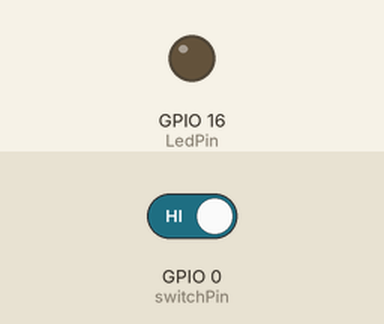
Bench run of a sketch on a simulated ESP8266 (NodeMCU). On the bench: output pins drawn as LEDs (lit = HIGH). The inputs (shaded band) are chosen by the test bench; at power-on: GPIO 0 (switchPin) HIGH. WiFi joins after 1.5 s; servers stay silent unless stated; the Firebase database answers and starts empty; what the sketch prints to the serial monitor is not drawn.

Above: at 2.7 s.
2.8 s: GPIO 0 (switchPin) driven LOW
At 6.3 s:
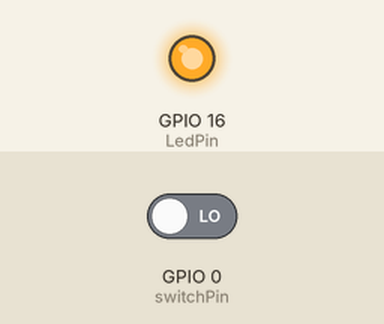
7.0 s: GPIO 0 (switchPin) driven HIGH
At 10.0 s:
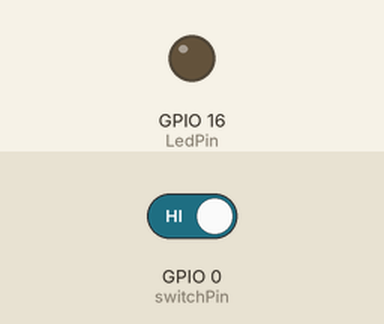
Timing chart, 0 to 11.5 s (numbered marks = the images above; inputs shaded):
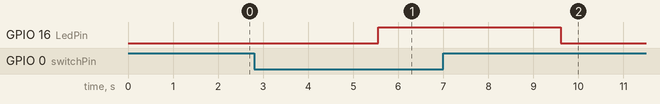

The sketch:

FinalTry.ino
```cpp
#include <ESP8266WiFi.h>
#include <FirebaseArduino.h>

// FirebaseDemo_ESP8266 is a sample that demo the different functions
// of the FirebaseArduino API.

#include <ESP8266WiFi.h>
#include <FirebaseArduino.h>

// Set these to run example.
#define FIREBASE_HOST "nodemcu-ba0ec.firebaseio.com"
#define FIREBASE_AUTH "ROYIVerXdetj0VKCnlrRCpVwgUeBRL8V1mtUUAMV"
#define WIFI_SSID "505"
#define WIFI_PASSWORD "arcticmonkeys"


int switchPin = 0;
int LedPin = 16;
int switchValue;


void setup() {
  Serial.begin(9600);

  pinMode(LedPin, OUTPUT);
  pinMode(switchPin, INPUT_PULLUP);


  // connect to wifi.
  WiFi.begin(WIFI_SSID, WIFI_PASSWORD);
  Serial.print("connecting");
  while (WiFi.status() != WL_CONNECTED) {
    Serial.print(".");
    delay(500);
  }
  Serial.println();
  Serial.print("connected: ");
  Serial.println(WiFi.localIP());

  Firebase.begin(FIREBASE_HOST, FIREBASE_AUTH);
}

int n = 0;

void loop() {

   // Read the switch value
  switchValue = digitalRead(switchPin);
  /* Set the LED output pin the opposit of what is read on the switch
   * input pin
   */
  digitalWrite(LedPin, !switchValue);

   Serial.println(switchValue);
   //delay(1000);
  // set value
  Firebase.setFloat("number", switchValue);
  // handle error
  if (Firebase.failed()) {
      Serial.print("setting /number failed:");
      Serial.println(Firebase.error());
      return;
  }
 // delay(1000);

  // update value
  Firebase.setFloat("number",switchValue);
  // handle error
  if (Firebase.failed()) {
      Serial.print("setting /number failed:");
      Serial.println(Firebase.error());
      return;
  }
  delay(1000);

  // get value
  Serial.print("number: ");
  Serial.println(Firebase.getFloat("number"));
  delay(1000);

  // remove value
  Firebase.remove("number");
  //delay(1000);

  // set string value
  Firebase.setString("message", "ARCTIC MONKEYS");
  // handle error
  if (Firebase.failed()) {
      Serial.print("setting /message failed:");
      Serial.println(Firebase.error());
      return;
  }
//  delay(1000);

  // set bool value
  Firebase.setBool("truth", false);
  // handle error
  if (Firebase.failed()) {
      Serial.print("setting /truth failed:");
      Serial.println(Firebase.error());
      return;
  }
//  delay(1000);

  // append a new value to /logs
  String name = Firebase.pushInt("logs", n++);
  // handle error
  if (Firebase.failed()) {
      Serial.print("pushing /logs failed:");
      Serial.println(Firebase.error());
      return;
  }
  Serial.print("pushed: /logs/");
  Serial.println(name);
  delay(1000);
}
```

Measured:
- after the input at 2.8 s, GPIO 16 (LedPin): LOW → HIGH after 2.8 s
- after the input at 7.0 s, GPIO 16 (LedPin): HIGH → LOW after 2.6 s
